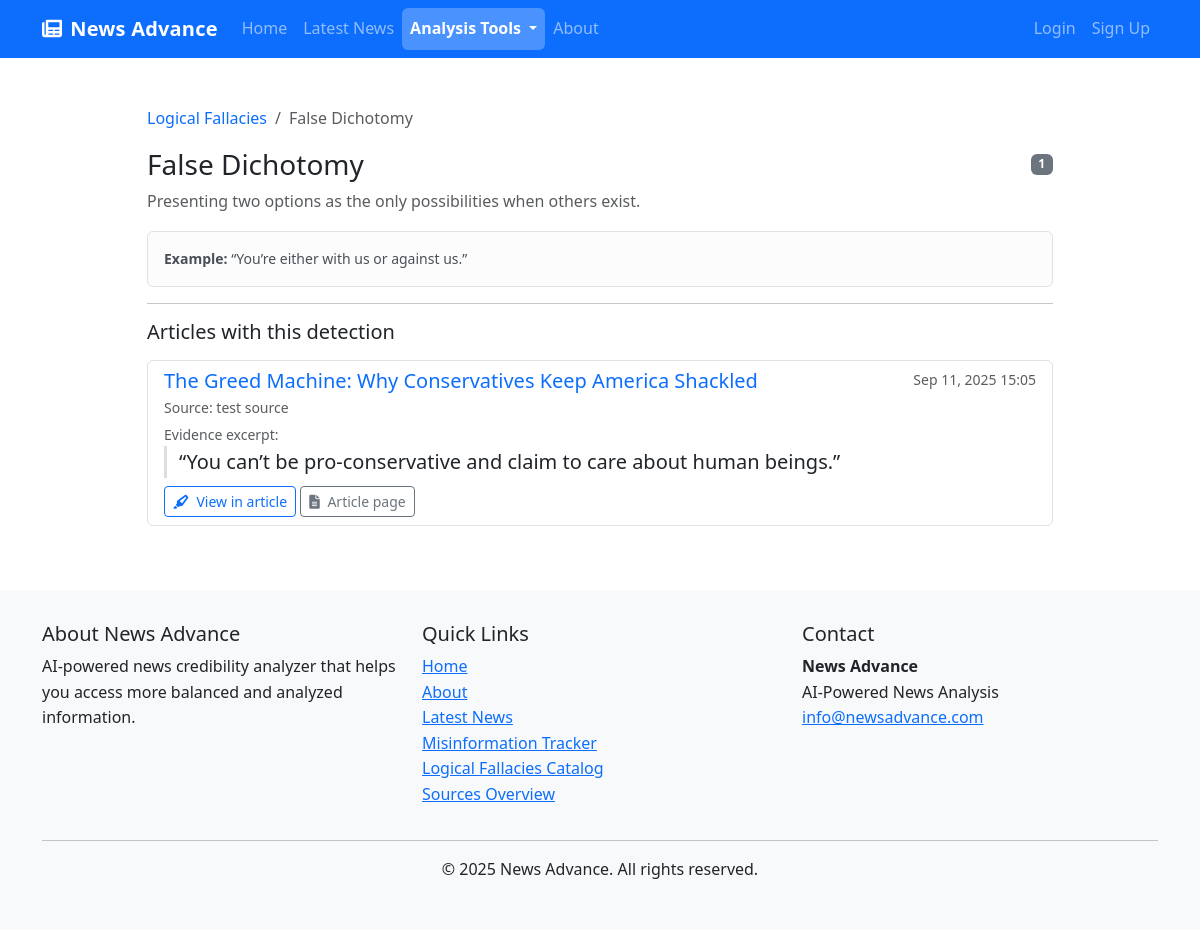
/analysis/fallacies/false-dichotomy/, run on the app's committed database.
### news_analysis/models.py (models this page shows, shortened)
class LogicalFallacy(models.Model):
    name = models.CharField(max_length=100, unique=True)
    slug = models.SlugField(max_length=120, unique=True, blank=True)
    description = models.TextField()
    example = models.TextField(blank=True)
    created_at = models.DateTimeField(auto_now_add=True)
    class Meta:
        ordering = ['name']
        indexes = [
            models.Index(fields=['name']),
        ]

class LogicalFallacyDetection(models.Model):
    article = models.ForeignKey(NewsArticle, on_delete=models.CASCADE, related_name='fallacy_detections')
    fallacy = models.ForeignKey(LogicalFallacy, on_delete=models.CASCADE, related_name='detections')
    confidence = models.FloatField(null=True, blank=True)
    evidence_excerpt = models.TextField(blank=True)
    start_char = models.IntegerField(null=True, blank=True)
    end_char = models.IntegerField(null=True, blank=True)
    detected_at = models.DateTimeField(auto_now_add=True)
    class Meta:
        indexes = [
            models.Index(fields=['article', 'fallacy']),
        ]
        verbose_name = 'Logical Fallacy Detection'
        verbose_name_plural = 'Logical Fallacy Detections'

### news_aggregator/models.py (models this page shows, shortened)
class NewsArticle(models.Model):
    title = models.CharField(max_length=255)
    source = models.ForeignKey(NewsSource, on_delete=models.CASCADE, related_name='articles')
    url = models.URLField(unique=True)
    author = models.CharField(max_length=200, blank=True)
    published_date = models.DateTimeField(default=timezone.now)
    content = models.TextField()
    summary = models.TextField(blank=True)
    image_url = models.URLField(blank=True)
    fetched_at = models.DateTimeField(auto_now_add=True)
    last_updated = models.DateTimeField(auto_now=True)
    political_bias = models.FloatField(
        null=True,
        blank=True,
        help_text='Political bias score from -1 (left) to +1 (right)'
    )
    is_analyzed = models.BooleanField(default=False)
    is_summarized = models.BooleanField(default=False)
    class Meta:
        ordering = ['-published_date']

class NewsSource(models.Model):
    name = models.CharField(max_length=200)
    url = models.URLField(unique=True)
    description = models.TextField(blank=True)
    logo = models.ImageField(upload_to='source_logos/', blank=True, null=True)
    reliability_score = models.FloatField(default=0.0)  # 0-100 score
    political_bias = models.FloatField(
        default=0.0,
        help_text='Average political bias score from -1 (left) to +1 (right)'
    )
    created_at = models.DateTimeField(auto_now_add=True)
    updated_at = models.DateTimeField(auto_now=True)

### news_analysis/views.py (the view)
# urls.py: path('fallacies/<slug:slug>/', views.fallacy_detail, name='fallacy_detail'),
def fallacy_detail(request, slug):
    fallacy = get_object_or_404(LogicalFallacy, slug=slug)
    detections_qs = (
        LogicalFallacyDetection.objects
        .filter(fallacy=fallacy)
        .select_related('article', 'article__source')
        .order_by('-detected_at')
    )
    paginator = Paginator(detections_qs, 20)
    page_number = request.GET.get('page')
    detections = paginator.get_page(page_number)
    context = {
        'fallacy': fallacy,
        'detections': detections,
    }
    return render(request, 'news_analysis/fallacy_detail.html', context)

### news_analysis/templates/news_analysis/fallacy_detail.html (shortened to what this page needs)
{% extends "base.html" %}
{% block content %}
<div class="container my-5">
  <div class="row">
    <div class="col-12 col-lg-10 mx-auto">
      <nav aria-label="breadcrumb" class="mb-3">
        <ol class="breadcrumb">
          <li class="breadcrumb-item"><a href="{% url 'news_analysis:fallacies' %}">Logical Fallacies</a></li>
          <li class="breadcrumb-item active" aria-current="page">{{ fallacy.name }}</li>
        </ol>
      </nav>
      <div class="d-flex justify-content-between align-items-center mb-2">
        <h1 class="h3 mb-0">{{ fallacy.name }}</h1>
        <span class="badge bg-secondary" title="Total detections">{{ detections.paginator.count }}</span>
      </div>
      <p class="text-muted">{{ fallacy.description }}</p>
      {% if fallacy.example %}
      <div class="alert alert-light border small"><strong>Example:</strong> {{ fallacy.example }}</div>
      {% endif %}
      <hr/>
      <h2 class="h5 mb-3">Articles with this detection</h2>
      {% if detections %}
        <div class="list-group mb-3">
          {% for det in detections %}
          <div class="list-group-item">
            <div class="d-flex w-100 justify-content-between">
              <h5 class="mb-1"><a class="text-decoration-none" href="{% url 'news_aggregator:article_detail' article_id=det.article.id %}#fallacy-detection-{{ det.id }}">{{ det.article.title }}</a></h5>
              <small class="text-muted">{{ det.detected_at|date:"M d, Y H:i" }}</small>
            </div>
            <div class="small text-muted mb-1">Source: {{ det.article.source.name }}</div>
            {% if det.evidence_excerpt %}
            <div class="mt-1">
              <div class="small text-muted">Evidence excerpt:</div>
              <blockquote class="blockquote small mb-2" style="border-left:3px solid #ddd;padding-left:.75rem;">
                “{{ det.evidence_excerpt }}”
              </blockquote>
            </div>
            {% endif %}
            <div>
              <a class="btn btn-sm btn-outline-primary" href="{% url 'news_aggregator:article_detail' article_id=det.article.id %}#fallacy-detection-{{ det.id }}">
                <i class="fas fa-highlighter me-1"></i> View in article
              </a>
              <a class="btn btn-sm btn-outline-secondary" href="{% url 'news_aggregator:article_detail' article_id=det.article.id %}">
                <i class="fas fa-file-alt me-1"></i> Article page
              </a>
            </div>
          </div>
          {% endfor %}
        </div>
      {% else %}
        <div class="alert alert-info">No detections yet for this fallacy.</div>
      {% endif %}
    </div>
  </div>
</div>
{% endblock %}

### static/css/site.css (style rules this page uses)
body { font-family: 'Segoe UI', Tahoma, Geneva, Verdana, sans-serif; line-height: 1.6; }
.breadcrumb a { text-decoration: none !important; }

### data on the page
LogicalFallacy: name "False Dichotomy", description "Presenting two options as the only possibilities when others exist.", example "“You’re either with us or against us.”"
LogicalFallacyDetection: article "The Greed Machine: Why Conservatives Keep America Shackled", detected_at "Sep 11, 2025 15:05", article.source.name "test source", evidence_excerpt "You can’t be pro-conservative and claim to care about human beings."

### other printed values
{{ detections.paginator.count }} "1"
